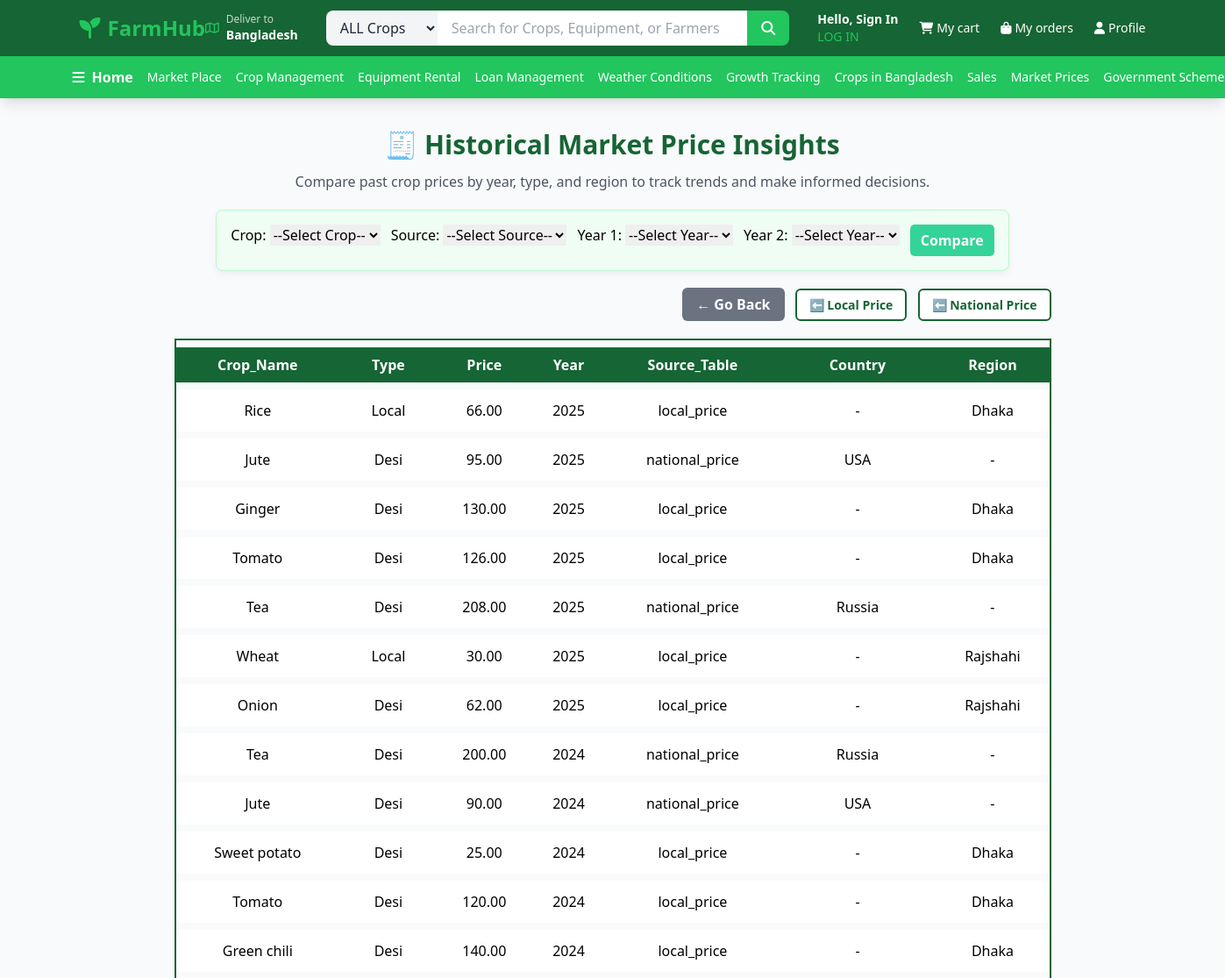
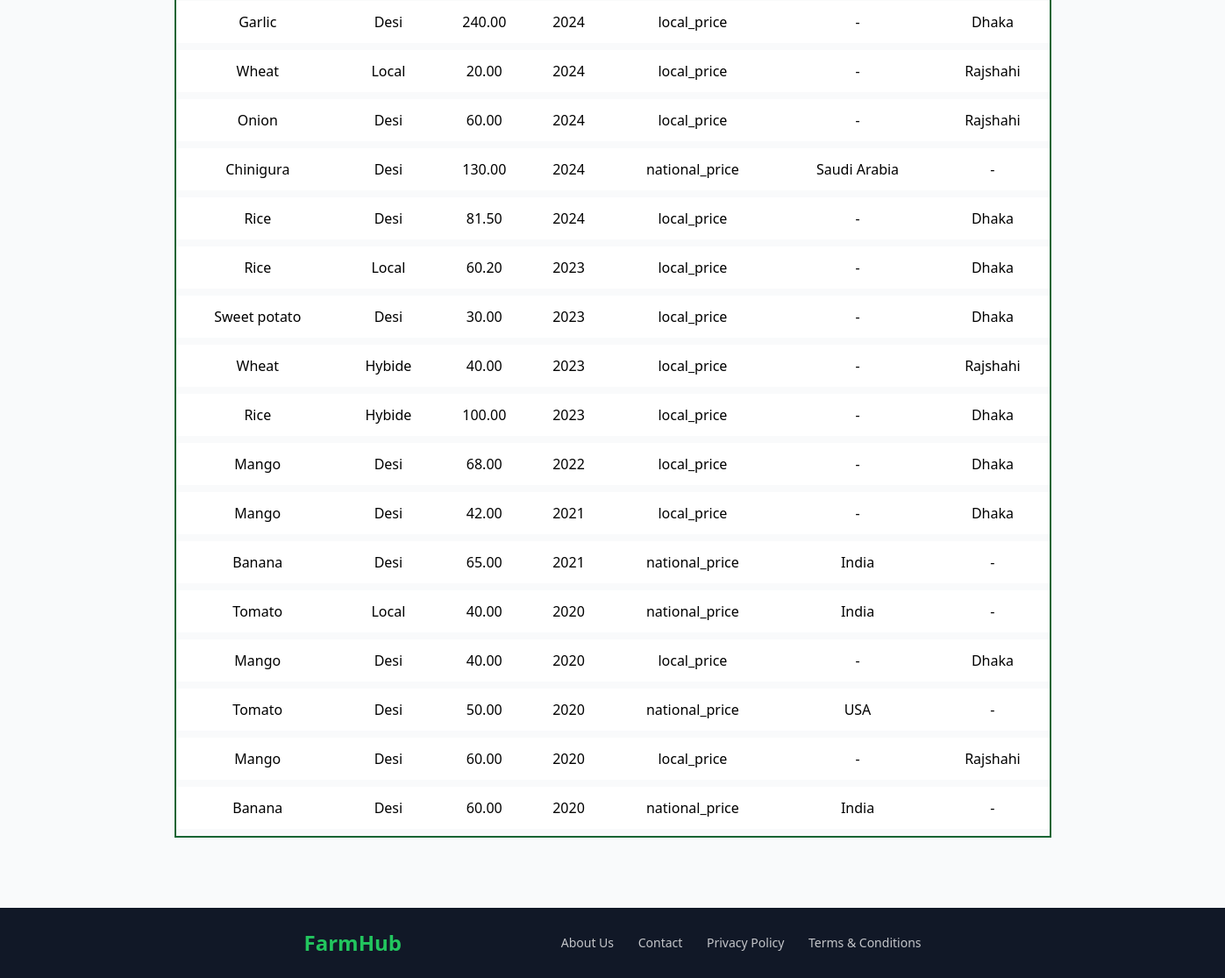
Page /pricecomp.php on the committed database (2 pictures, top to bottom).
### tables this page shows
CREATE TABLE `prev_mp` (
  `prev_id` int(11) NOT NULL,
  `u_id` int(11) NOT NULL,
  `crop_name` varchar(100) NOT NULL,
  `type` enum('Local','Desi','Hybide') NOT NULL,
  `old_price` decimal(10,2) NOT NULL,
  `update_time` date NOT NULL,
  `status` enum('active','inactive','sold') NOT NULL,
  `region` varchar(100) DEFAULT NULL,
  `country_name` varchar(100) DEFAULT NULL,
  `source_table` enum('local_price','national_price') NOT NULL,
  `changed_at` timestamp NOT NULL DEFAULT current_timestamp()
);

### pricecomp.php (the view, shortened to what this page needs)
<?php
include("navbar.php");
$conn = mysqli_connect('localhost', 'naba', '12345', 'farmsystem');
$cropName = $_GET['crop_name'] ?? '';
$source = $_GET['source_table'] ?? '';
$year1 = $_GET['year1'] ?? '';
$year2 = $_GET['year2'] ?? '';
$isFilterApplied = $cropName && $source && $year1 && $year2;
$fullData = [];
if (!$isFilterApplied) {
    $fullRes = mysqli_query($conn, "SELECT crop_name, type, old_price, status, region, country_name, update_time, changed_at, source_table
                                     FROM prev_mp
                                     ORDER BY update_time DESC");
    while ($r = mysqli_fetch_assoc($fullRes)) {
        $fullData[] = $r;
    }
}
?>
<!DOCTYPE html>
<html lang="en">
<head>
</head>
<body>
<div style="text-align: center; margin-top: 30px; margin-bottom: 20px;">
  <h1 style="color: #166534; font-size: 30px; font-weight: 800; margin-bottom: 8px;">
    🧾 Historical Market Price Insights
  </h1>
  <p style="color: #4b5563; font-size: 16px;">
    Compare past crop prices by year, type, and region to track trends and make informed decisions.
  </p>
</div>
<div style="display: flex; justify-content: center; margin-top: 20px;">
  <form method="GET" style="padding: 16px; background-color: #f0fdf4; border: 1px solid #bbf7d0; border-radius: 8px; box-shadow: 0 4px 8px rgba(0,0,0,0.05); display: flex; flex-wrap: wrap; gap: 12px; justify-content: center;">
    <label>Crop:
      <select name="crop_name">
        <option value="">--Select Crop--</option>
      </select>
    </label>
    <label>Source:
      <select name="source_table">
        <option value="">--Select Source--</option>
      </select>
    </label>
    <label>Year 1:
      <select name="year1">
        <option value="">--Select Year--</option>
      </select>
    </label>
    <label>Year 2:
      <select name="year2">
        <option value="">--Select Year--</option>
      </select>
    </label>
    <button type="submit" style="background-color: #34d399; color: white; padding: 6px 12px; border: none; border-radius: 5px; font-weight: 600;">Compare</button>
  </form>
</div>
<div style="width: 90%; max-width: 1000px; margin: 20px auto 0 auto; text-align: right;">
  <a href="mpman.php" class="gray-btn">← Go Back</a>
  <a href="localprice.php" class="back-btn">⬅️ Local Price</a>
  <a href="nationalprice.php" class="back-btn">⬅️ National Price</a>
</div>
<?php if (!$isFilterApplied && !empty($fullData)): ?>
  <div style="margin: 20px auto; width: 90%; max-width: 1000px;">
    <table style="width: 100%; border: 2px solid #166534; border-collapse: separate; border-spacing: 0 8px; margin-top: 16px; font-size: 16px;">
      <thead style="background-color: #166534; color: white;">
        <tr>
          <th style="padding: 8px;">Crop_Name</th>
          <th>Type</th>
          <th>Price</th>
          <th>Year</th>
          <th>Source_Table</th>
          <th>Country</th>
          <th>Region</th>
        </tr>
      </thead>
      <tbody>
        <?php foreach ($fullData as $row): ?>
          <tr style="background-color: #ffffff; text-align: center;">
            <td style="padding: 12px 8px;"><?= htmlspecialchars($row['crop_name']) ?></td>
            <td style="padding: 12px 8px;"><?= htmlspecialchars($row['type']) ?></td>
            <td style="padding: 12px 8px;"><?= number_format($row['old_price'], 2) ?></td>
            <td style="padding: 12px 8px;"><?= htmlspecialchars(date('Y', strtotime($row['update_time']))) ?></td>
            <td style="padding: 12px 8px;"><?= htmlspecialchars($row['source_table']) ?></td>
            <td style="padding: 12px 8px;"><?= htmlspecialchars($row['country_name'] ?: '-') ?></td>
            <td style="padding: 12px 8px;"><?= htmlspecialchars($row['region'] ?: '-') ?></td>
          </tr>
        <?php endforeach; ?>
      </tbody>
    </table>
  </div>
<?php endif; ?>
</body>
</html>
<footer class="bg-gray-900 py-6 mt-20">
    <div class="max-w-3xl mx-auto px-4 sm:px-6 lg:px-8">
      <div
        class="flex flex-col md:flex-row justify-between items-center text-white"
      >
        <div class="text-2xl font-bold text-farm-green mb-4 md:mb-0">
          FarmHub
        </div>
        <div class="space-x-6 text-sm opacity-75">
          <a href="about.php" class="hover:text-farm-green transition-colors"
            >About Us</a
          >
          <a href="contact.php" class="hover:text-farm-green transition-colors"
            >Contact</a
          >
          <a
            href="privacy.php"
            class="hover:text-farm-green transition-colors"
            >Privacy Policy</a
          >
          <a
            href="terms.php"
            class="hover:text-farm-green transition-colors"
            >Terms & Conditions</a
          >
        </div>
      </div>
    </div>
  </footer>

### pricecomp.php (style rules this page uses)
.back-btn { margin-left: 8px; background-color: white; color: #166534; border: 2px solid #166534; padding: 6px 14px; border-radius: 6px; text-decoration: none; font-weight: 700; font-size: 14px; display: inline-block; transition: all 0.3s ease; }
.gray-btn { background-color: #6b7280; color: white; padding: 8px 16px; border-radius: 6px; text-decoration: none; font-weight: 700; transition: background-color 0.3s; border: none; }

### rows in the picture
prev_mp: crop_name "Rice", type "Local", old_price "66.00", update_time "2025", source_table "local_price", country_name "-", region "Dhaka"
prev_mp: crop_name "Jute", type "Desi", old_price "95.00", update_time "2025", source_table "national_price", country_name "USA", region "-"
prev_mp: crop_name "Ginger", type "Desi", old_price "130.00", update_time "2025", source_table "local_price", country_name "-", region "Dhaka"
prev_mp: crop_name "Tomato", type "Desi", old_price "126.00", update_time "2025", source_table "local_price", country_name "-", region "Dhaka"
prev_mp: crop_name "Tea", type "Desi", old_price "208.00", update_time "2025", source_table "national_price", country_name "Russia", region "-"
prev_mp: crop_name "Wheat", type "Local", old_price "30.00", update_time "2025", source_table "local_price", country_name "-", region "Rajshahi"
prev_mp: crop_name "Onion", type "Desi", old_price "62.00", update_time "2025", source_table "local_price", country_name "-", region "Rajshahi"
prev_mp: crop_name "Tea", type "Desi", old_price "200.00", update_time "2024", source_table "national_price", country_name "Russia", region "-"
prev_mp: crop_name "Jute", type "Desi", old_price "90.00", update_time "2024", source_table "national_price", country_name "USA", region "-"
prev_mp: crop_name "Sweet potato", type "Desi", old_price "25.00", update_time "2024", source_table "local_price", country_name "-", region "Dhaka"
prev_mp: crop_name "Tomato", type "Desi", old_price "120.00", update_time "2024", source_table "local_price", country_name "-", region "Dhaka"
prev_mp: crop_name "Green chili", type "Desi", old_price "140.00", update_time "2024", source_table "local_price", country_name "-", region "Dhaka"
prev_mp: crop_name "Garlic", type "Desi", old_price "240.00", update_time "2024", source_table "local_price", country_name "-", region "Dhaka"
prev_mp: crop_name "Wheat", type "Local", old_price "20.00", update_time "2024", source_table "local_price", country_name "-", region "Rajshahi"
prev_mp: crop_name "Onion", type "Desi", old_price "60.00", update_time "2024", source_table "local_price", country_name "-", region "Rajshahi"
prev_mp: crop_name "Chinigura", type "Desi", old_price "130.00", update_time "2024", source_table "national_price", country_name "Saudi Arabia", region "-"
prev_mp: crop_name "Rice", type "Desi", old_price "81.50", update_time "2024", source_table "local_price", country_name "-", region "Dhaka"
prev_mp: crop_name "Rice", type "Local", old_price "60.20", update_time "2023", source_table "local_price", country_name "-", region "Dhaka"
prev_mp: crop_name "Sweet potato", type "Desi", old_price "30.00", update_time "2023", source_table "local_price", country_name "-", region "Dhaka"
prev_mp: crop_name "Wheat", type "Hybide", old_price "40.00", update_time "2023", source_table "local_price", country_name "-", region "Rajshahi"
prev_mp: crop_name "Rice", type "Hybide", old_price "100.00", update_time "2023", source_table "local_price", country_name "-", region "Dhaka"
prev_mp: crop_name "Mango", type "Desi", old_price "68.00", update_time "2022", source_table "local_price", country_name "-", region "Dhaka"
prev_mp: crop_name "Mango", type "Desi", old_price "42.00", update_time "2021", source_table "local_price", country_name "-", region "Dhaka"
prev_mp: crop_name "Banana", type "Desi", old_price "65.00", update_time "2021", source_table "national_price", country_name "India", region "-"
prev_mp: crop_name "Tomato", type "Local", old_price "40.00", update_time "2020", source_table "national_price", country_name "India", region "-"
prev_mp: crop_name "Mango", type "Desi", old_price "40.00", update_time "2020", source_table "local_price", country_name "-", region "Dhaka"
prev_mp: crop_name "Tomato", type "Desi", old_price "50.00", update_time "2020", source_table "national_price", country_name "USA", region "-"
prev_mp: crop_name "Mango", type "Desi", old_price "60.00", update_time "2020", source_table "local_price", country_name "-", region "Rajshahi"
prev_mp: crop_name "Banana", type "Desi", old_price "60.00", update_time "2020", source_table "national_price", country_name "India", region "-"
